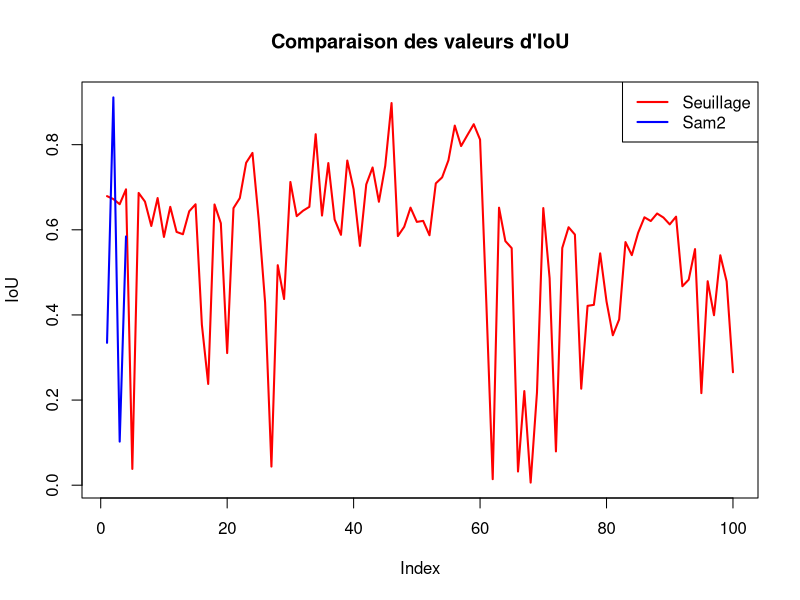
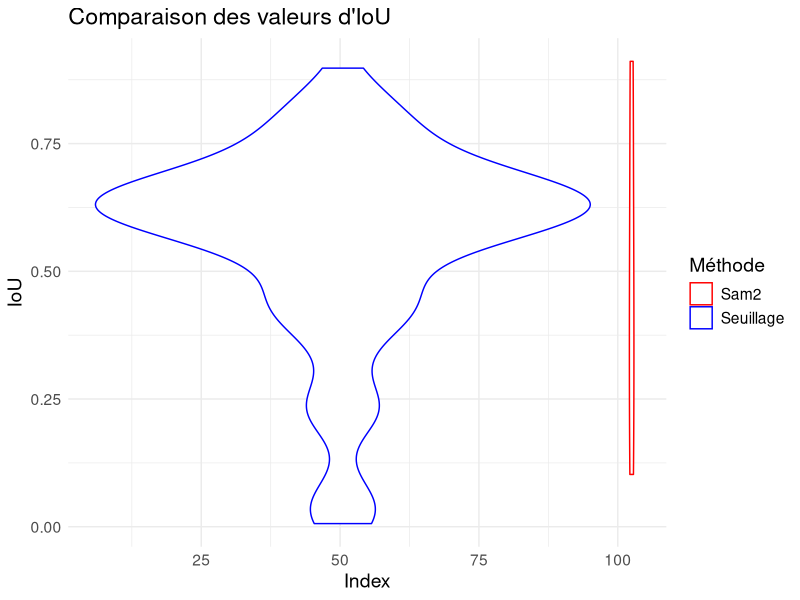
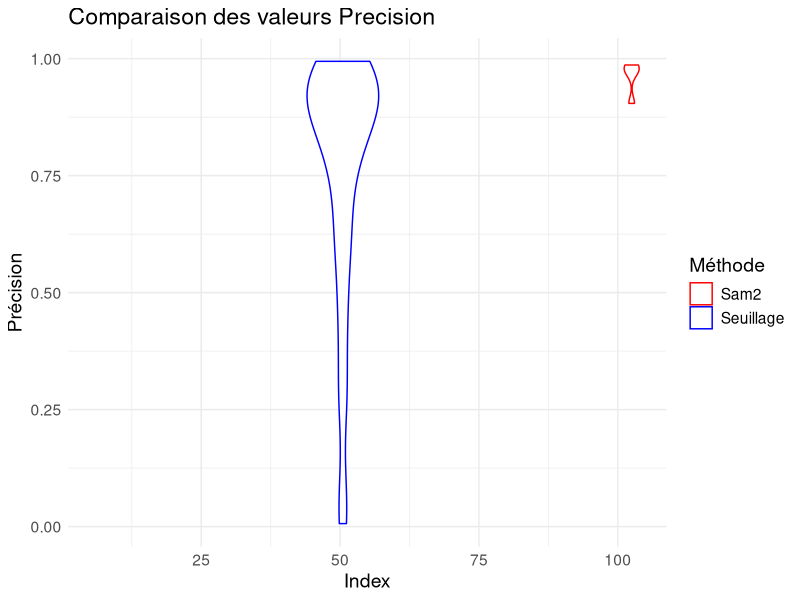
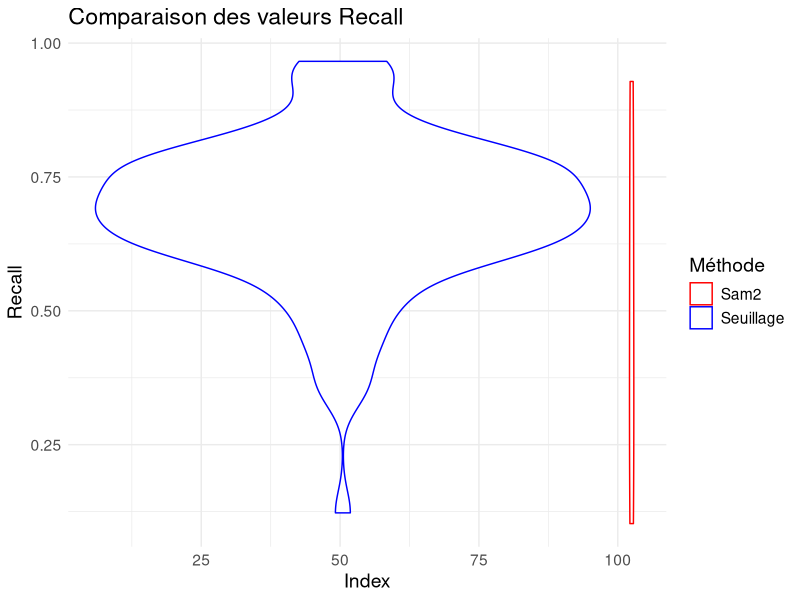
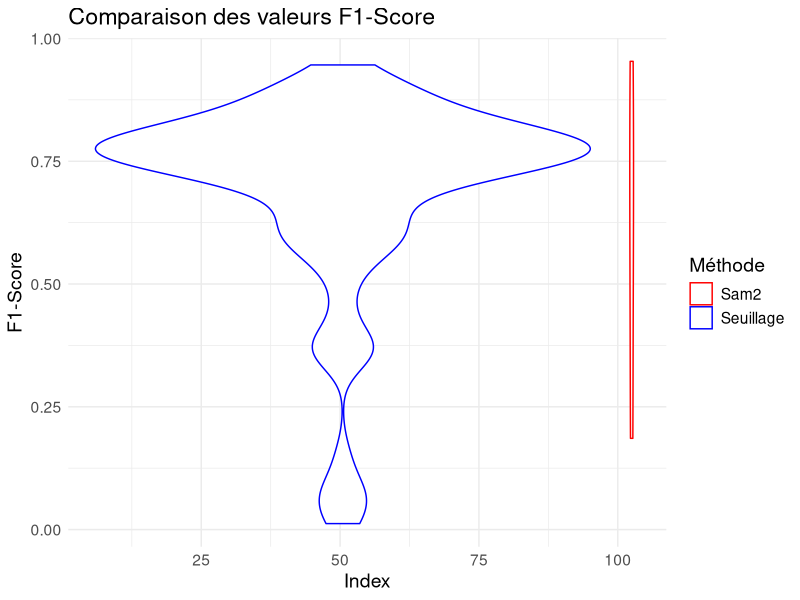

The R source for these figures, in order:
## ---- chunk 1
knitr::opts_chunk$set(echo = TRUE)
## ---- chunk 2
library(ggplot2)
library(ade4)
library(dplyr)
library(tidyr)
## ---- chunk 3
Seuillage<-read.csv("seuillage_results.csv", header=T)
Sam2<-read.csv("sam2_results.csv", header=T)

## ---- chunk 4
plot(Seuillage$IoU, type="l", col="red", lwd=2, 
     xlab="Index", ylab="IoU", 
     main="Comparaison des valeurs d'IoU",
     ylim=c(min(c(Seuillage$IoU, Sam2$IoU)), max(c(Seuillage$IoU, Sam2$IoU)))) 

lines(Sam2$IoU, col="blue", lwd=2)  # Ajout de la seconde courbe en bleu
legend("topright", legend=c("Seuillage", "Sam2"), 
       col=c("red", "blue"), lwd=2)
## ---- chunk 5
Seuillage$Method <- "Seuillage"
Sam2$Method <- "Sam2"

data_big <- bind_rows(Seuillage, Sam2) %>%
  mutate(num = row_number())
## ---- chunk 6
#comparaison IoU
plot_IoU= ggplot(data_big, aes(x=num, y=IoU, color=Method, group=Method)) +
  geom_violin() +  
  theme_minimal() + 
  labs(title="Comparaison des valeurs d'IoU",
       x="Index",
       y="IoU",
       color="Méthode") +
  scale_color_manual(values=c("red", "blue")) + 
  theme(text = element_text(size=14))  
## ---- chunk 7
#Comparaison Precision
plot_Precision= ggplot(data_big, aes(x=num, y=Precision, color=Method, group=Method)) +
  geom_violin() +  
  theme_minimal() + 
  labs(title="Comparaison des valeurs Precision",
       x="Index",
       y="Précision",
       color="Méthode") +
  scale_color_manual(values=c("red", "blue")) + 
  theme(text = element_text(size=14))  
## ---- chunk 8
#Comparaison Rapelle
plot_Recall= ggplot(data_big, aes(x=num, y=Recall, color=Method, group=Method)) +
  geom_violin() +  
  theme_minimal() + 
  labs(title="Comparaison des valeurs Recall",
       x="Index",
       y="Recall",
       color="Méthode") +
  scale_color_manual(values=c("red", "blue")) + 
  theme(text = element_text(size=14))  
## ---- chunk 9
#Comparaison F1_Score
plot_F1Score= ggplot(data_big, aes(x=num, y=F1_Score, color=Method, group=Method)) +
  geom_violin() +  
  theme_minimal() + 
  labs(title="Comparaison des valeurs F1-Score",
       x="Index",
       y="F1-Score",
       color="Méthode") +
  scale_color_manual(values=c("red", "blue")) + 
  theme(text = element_text(size=14))  
## ---- chunk 10
par(mfrow= c(2,2))
plot_IoU
plot_Precision
plot_Recall
plot_F1Score
